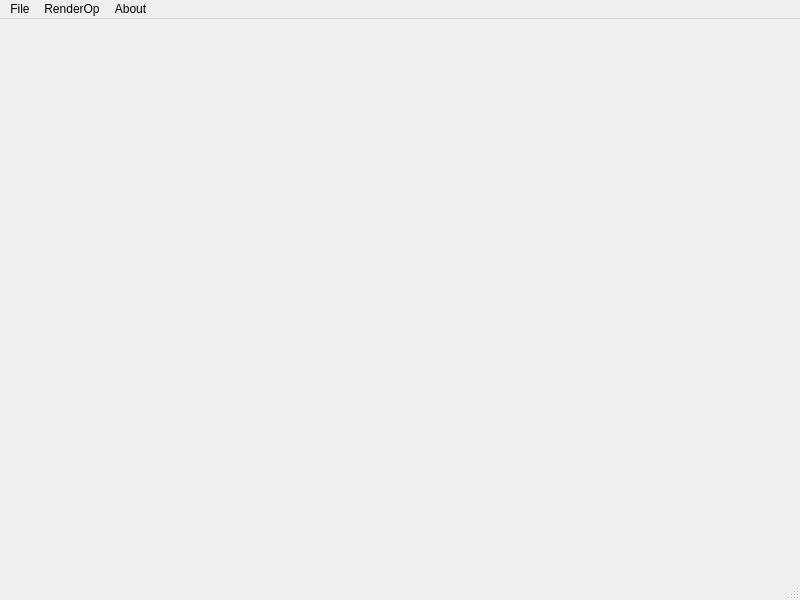
<?xml version="1.0" encoding="UTF-8"?>
<ui version="4.0">
 <class>MainWindow</class>
 <widget class="QMainWindow" name="MainWindow">
  <property name="geometry">
   <rect>
    <x>0</x>
    <y>0</y>
    <width>800</width>
    <height>600</height>
   </rect>
  </property>
  <property name="windowTitle">
   <string>MainWindow</string>
  </property>
  <widget class="QWidget" name="centralwidget"/>
  <widget class="QMenuBar" name="menubar">
   <property name="geometry">
    <rect>
     <x>0</x>
     <y>0</y>
     <width>800</width>
     <height>22</height>
    </rect>
   </property>
   <widget class="QMenu" name="menuFile">
    <property name="title">
     <string>File</string>
    </property>
    <addaction name="actionOpen"/>
    <addaction name="actionUpload_CSV"/>
    <addaction name="actionClose"/>
    <addaction name="actionNew"/>
    <addaction name="actionSave"/>
    <addaction name="actionSave_As"/>
    <addaction name="actionExit"/>
   </widget>
   <widget class="QMenu" name="menuRenderOp">
    <property name="title">
     <string>RenderOp</string>
    </property>
    <addaction name="actionRenderTypes"/>
    <addaction name="actionInfo_Panel"/>
   </widget>
   <widget class="QMenu" name="menuAbout">
    <property name="title">
     <string>About</string>
    </property>
    <addaction name="actionXtreme_Technologies"/>
    <addaction name="actionXYGrib"/>
    <addaction name="actionQt"/>
   </widget>
   <addaction name="menuFile"/>
   <addaction name="menuRenderOp"/>
   <addaction name="menuAbout"/>
  </widget>
  <widget class="QStatusBar" name="statusbar"/>
  <action name="actionOpen">
   <property name="text">
    <string>Open Weather File</string>
   </property>
  </action>
  <action name="actionClose">
   <property name="text">
    <string>Close</string>
   </property>
  </action>
  <action name="actionNew">
   <property name="text">
    <string>New</string>
   </property>
  </action>
  <action name="actionSave">
   <property name="text">
    <string>Save</string>
   </property>
  </action>
  <action name="actionSave_As">
   <property name="text">
    <string>Save As</string>
   </property>
  </action>
  <action name="actionViewPort">
   <property name="checkable">
    <bool>true</bool>
   </property>
   <property name="text">
    <string>ViewPort</string>
   </property>
  </action>
  <action name="actionDrawSquare">
   <property name="text">
    <string>DrawSquare</string>
   </property>
  </action>
  <action name="actionExit">
   <property name="text">
    <string>Exit</string>
   </property>
  </action>
  <action name="actionXtreme_Technologies">
   <property name="text">
    <string>Xtreme Technologies</string>
   </property>
  </action>
  <action name="actionXYGrib">
   <property name="text">
    <string>XYGrib</string>
   </property>
  </action>
  <action name="actionQt">
   <property name="text">
    <string>Qt</string>
   </property>
  </action>
  <action name="actionRenderTypes">
   <property name="text">
    <string>RenderTypes</string>
   </property>
  </action>
  <action name="actionDraw_Circle">
   <property name="text">
    <string>Draw Circle</string>
   </property>
  </action>
  <action name="actionUpload_CSV">
   <property name="text">
    <string>Upload CSV</string>
   </property>
  </action>
  <action name="actionNext_forecast">
   <property name="text">
    <string>Next forecast</string>
   </property>
  </action>
  <action name="actionPrevious_forecast">
   <property name="text">
    <string>Previous forecast</string>
   </property>
  </action>
  <action name="actionNext_day_forecast">
   <property name="text">
    <string>Next day forecast</string>
   </property>
  </action>
  <action name="actionPrevious_day_forecast">
   <property name="text">
    <string>Previous day forecast</string>
   </property>
  </action>
  <action name="actionDownload_Files">
   <property name="text">
    <string>Download Files</string>
   </property>
  </action>
  <action name="actionInfo_Panel">
   <property name="text">
    <string>Info Panel</string>
   </property>
  </action>
 </widget>
 <resources/>
 <connections/>
</ui>
